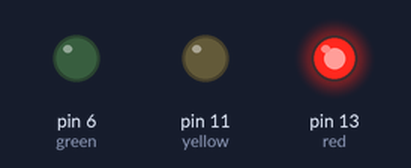
Recording of a sketch running on a simulated Arduino Uno, built with avr-gcc and run on an emulated ATmega328P. Parts: output pins drawn as LEDs (lit = HIGH).

Above: at 1.5 s.
At 6.5 s:
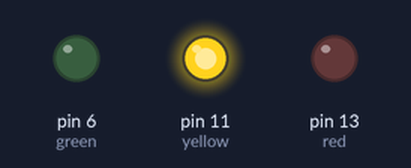
At 13.5 s:
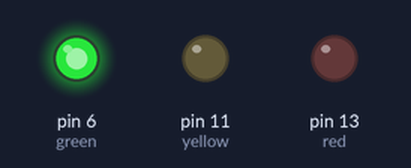
At 16.5 s:
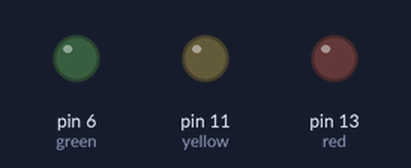
Timing chart, 0 to 23.4 s (numbered marks = the images above):
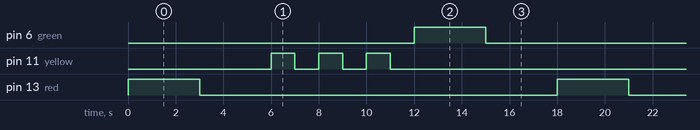

The sketch:

trafic_lights.ino
```cpp
//ENG/ADHAM ELFEKY
int red = 13;
int yellow = 11;
int green = 6;

void setup() {
  pinMode(red, OUTPUT);
  pinMode(yellow, OUTPUT);
  pinMode(green, OUTPUT);
}

void loop() {
  digitalWrite(red, HIGH);
  delay(3000);
  digitalWrite(red, LOW);
  delay(3000);

  digitalWrite(yellow, HIGH);
  delay(1000);
  digitalWrite(yellow, LOW);
  delay(1000);

  digitalWrite(yellow, HIGH);
  delay(1000);
  digitalWrite(yellow, LOW);
  delay(1000);

  digitalWrite(yellow, HIGH);
  delay(1000);
  digitalWrite(yellow, LOW);
  delay(1000);

  digitalWrite(green, HIGH);
  delay(3000);
  digitalWrite(green, LOW);
  delay(3000);
}
```

Measured:
- by itself, pin 6 (green), pin 13 (red): alternates HIGH for 3.0 s and LOW for 15.0 s
- by itself, pin 11 (yellow): repeats every 18.0 s: 2 × (LOW 1.0 s, HIGH 1.0 s), LOW 13.0 s, HIGH 1.0 s
- by itself, everything shown: repeats every 18.0 s, in 10 steps
